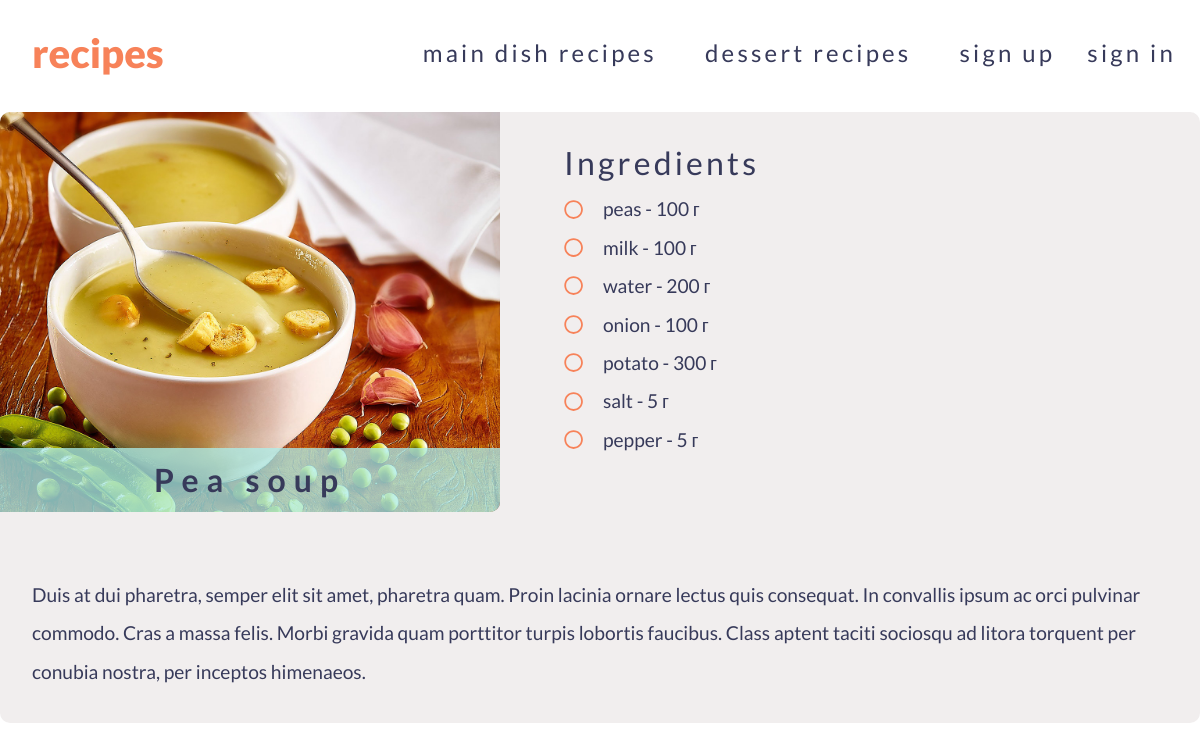
Screenshot of /recipe/pea-soup/ with the database file from the repository.
### recipes/models.py (models this page shows, shortened)
class Categories(models.Model):
    title = models.CharField(max_length=150)
    slug = models.SlugField(max_length=150, unique=True, null=True)
    def get_absolute_url(self):
        return reverse("recipes-category", kwargs={"slug": self.slug})

class Recipes(models.Model):
    title = models.CharField(max_length=150)
    slug = models.SlugField(max_length=150, unique=True, null=True)
    img = models.ImageField(upload_to='photos/recipes/%Y/%m/%d/', blank=True)
    description = models.TextField()
    created_at = models.DateTimeField(auto_now_add=True)
    ingredients = models.ManyToManyField('Ingredients', related_name='RecipeIngredients', through='RecipeList')
    category = models.ForeignKey('Categories', on_delete=models.PROTECT)

class RecipeList(models.Model):
    recipe = models.ForeignKey('Recipes', on_delete=models.CASCADE)
    ingredient = models.ForeignKey('Ingredients', on_delete=models.CASCADE)
    quantity = models.IntegerField()

class Ingredients(models.Model):
    title = models.CharField(max_length=150)

### recipes/views.py (the view)
# urls.py: path('recipe/<str:slug>/', get_recipe, name='recipe-detail'),
def get_recipe(request, slug):
    recipe = Recipes.objects.get(slug=slug)
    ingredients = recipe.recipelist_set.all()
    context = {
        'recipe': recipe,
        'ingredients': ingredients
    }
    return render(request, template_name='recipes/recipe_detail.html', context=context)

### recipes/templatetags/search.py (called while the page is built)
@register.inclusion_tag("recipes/get_categories_tpl.html")
def get_categories():
    categories = Categories.objects.all()
    return{
        "categories": categories
    }

### recipes/templates/recipes/recipe_detail.html (shortened to what this page needs)
{% extends 'base.html'%}
{% block content %}
<div class="popup-content">
    <div class="popup-info">
        <div class="row ">
            <div class="custom-col-pop col-md-5 ">
                <div class="dish-img" style="background-image: url('{{ recipe.img.url}}');">
                    <div class="img-title">{{recipe.title}}</div>
                </div>
            </div>
            <div class="custom-col-pop">
                <div class="ingredient">
                    <h2 class="section-heading">Ingredients</h2>
                    <ul>
                        {% for item in ingredients%}
                        <li><i class="far fa-circle ingr-circle"></i> {{item.ingredient.title}} - {{ item.quantity}} г
                        </li>
                        {% endfor %}
                    </ul>
                </div>
            </div>
        </div>
        <div class="recipe-detail">
            <div class="section">
                <div class="section-content">
                    {{recipe.description}}
                </div>
            </div>
        </div>
    </div>
</div>
{% endblock %}

### recipes/templates/recipes/get_categories_tpl.html
{% for category in categories %}
<li class="nav-item">
    <a class="nav-link scroll" href="{{ category.get_absolute_url }}">{{category.title}} recipes</a>
</li>
{% endfor %}

### recipes/static/recipes/css/style.css (style rules this page uses)
* { margin: 0; padding: 0; box-sizing: border-box; }
html { font-size: 100%; }
html,body { width: 100%; height: 100%; }
body { padding-top: 80px; font-family: 'Lato', sans-serif; font-weight: 400; font-size: 1.2rem; color: #373A5A; line-height: 2; }
a.nav-link { color: #373A5A; margin-right: 1rem; margin-left: 1rem; font-size: 1.5rem; letter-spacing: .2rem; }
.row { margin: 0; }
.dish-img { height:25rem; background-size: cover; background-position:center; border-radius: 0 0 10px 0; position: relative; overflow: hidden; }
.img-title { position: absolute; top:100%; left: 50%; width: 100.1%; text-align: center; font-size: 2rem; letter-spacing: .5rem; font-weight: 700; background-color: rgba(174, 239, 236, 0.753); transform: translate(-50%,-100%); color: #373A5A; }
.section { margin-top: 2rem; }
.section-heading { padding-top: 2rem; letter-spacing: .2rem; }
.popup-content { margin-top: 2rem; background: rgba(241, 238, 238, 0.993); position:relative; left:50%; transform:translate(-50%, 0%); overflow: hidden; border-radius: 10px; }
.custom-col-pop { padding: 0; }
.ingredient { padding-left: 4rem; }
.ingr-circle { margin-right: 1rem; color: #F78259; }
ul { list-style-type: none; }
.recipe-detail { padding: 2rem; }

### rows the page displays
Categories: title "main dish"
Categories: title "dessert"
Recipes: img (picture), title "Pea soup", description "Duis at dui pharetra, semper elit sit amet, pharetra quam. Proin lacinia ornare lectus quis consequat. In convallis ipsum ac orci pulvinar commodo. Cras a massa felis. Morbi gravida quam porttitor turpis lobortis faucibus. Class aptent taciti sociosqu ad litora torquent per conubia nostra, per inceptos himenaeos."
RecipeList: ingredient "peas", quantity "100"
RecipeList: ingredient "milk", quantity "100"
RecipeList: ingredient "water", quantity "200"
RecipeList: ingredient "onion", quantity "100"
RecipeList: ingredient "potato", quantity "300"
RecipeList: ingredient "salt", quantity "5"
RecipeList: ingredient "pepper", quantity "5"
